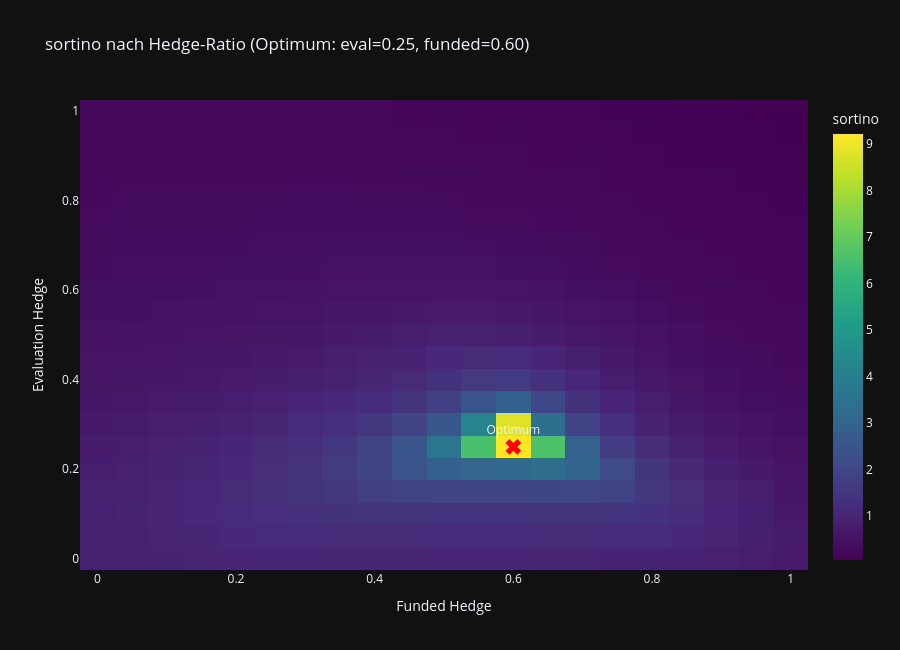

Source (notebook cell):
### Markdown cell above
## ASSUMPTIONS ##

This script assumes that none of the rules like consistency, daily drawdown etc. got/get breached.

### Code cell
import plotly.graph_objects as go
import numpy as np
import math

# Variables

# General

account_size = 25000
account_price = 70
return_per_trade = 0.01
fee_per_trade_live_account = 2  # IBKR + Puffer

# Eval

profit_target = 0.05
max_drawdown = 0.04

# Funded

funded_payout_target = 0.06
funded_max_drawdown = 0.04

P_FAIL_EVAL, P_PAYOUT, P_FAIL_FUNDED = 0.5, 0.25, 0.25


def n_trades_with_fees(V0, target, r, fee):
    assert V0 * r > fee, "Fee zu hoch relativ zu Return/Kapital - Ziel nie erreichbar"
    x = (V0 * (1 + target) - fee / r) / (V0 - fee / r)
    return math.log(x) / math.log(1 + r)


funded_start_capital = account_size * (1 + profit_target)

fee_per_trade_eval_account = 5  # ggf. anpassen, falls Eval != Live-Kontraktgröße

n_trades_eval = n_trades_with_fees(
    account_size, profit_target, return_per_trade, fee_per_trade_eval_account
)
n_trades_funded = n_trades_with_fees(
    funded_start_capital, funded_payout_target, return_per_trade, fee_per_trade_live_account
)


def compute_metrics(evaluation_hedge, funded_hedge):
    fees_eval = n_trades_eval * fee_per_trade_eval_account
    pass_eval_pnl = -int(profit_target * account_size * evaluation_hedge) - account_price - fees_eval
    fail_eval_pnl = -account_price + max_drawdown * account_size * evaluation_hedge - fees_eval

    fees_funded = n_trades_funded * fee_per_trade_live_account
    payout = funded_start_capital * funded_payout_target
    funded_hedge_cost = funded_hedge * funded_start_capital
    fail_funded_pnl = pass_eval_pnl + (funded_hedge_cost * funded_max_drawdown) - fees_funded
    payout_pnl = pass_eval_pnl - (funded_hedge_cost * funded_payout_target) + payout - fees_funded

    outcomes = [fail_eval_pnl, payout_pnl, fail_funded_pnl]
    probs = [P_FAIL_EVAL, P_PAYOUT, P_FAIL_FUNDED]

    ev = sum(p * x for p, x in zip(probs, outcomes))
    variance = sum(p * (x - ev) ** 2 for p, x in zip(probs, outcomes))
    downside_var = sum(p * min(x - ev, 0) ** 2 for p, x in zip(probs, outcomes))
    downside_std = math.sqrt(downside_var)

    invested = account_price + funded_hedge_cost
    sortino = ev / downside_std if downside_std > 0 else float("nan")

    return {
        "ev": ev, "std": math.sqrt(variance), "sortino": sortino, "roi": ev / invested,
        "pass_eval_pnl": pass_eval_pnl, "fail_eval_pnl": fail_eval_pnl,
        "payout_pnl": payout_pnl, "fail_funded_pnl": fail_funded_pnl,
    }


def breakeven_probabilities(evaluation_hedge, funded_hedge, p_fail_eval=P_FAIL_EVAL):
    
    m = compute_metrics(evaluation_hedge, funded_hedge)
    fail_eval_pnl = m["fail_eval_pnl"]
    payout_pnl = m["payout_pnl"]
    fail_funded_pnl = m["fail_funded_pnl"]

    denom_payout = payout_pnl - fail_funded_pnl
    degenerate = abs(denom_payout) < 1e-6

    p_payout_breakeven = (
        float("nan") if degenerate else
        -(p_fail_eval * fail_eval_pnl + (1 - p_fail_eval) * fail_funded_pnl) / denom_payout
    )

    avg_funded_pnl = 0.5 * payout_pnl + 0.5 * fail_funded_pnl
    denom_pass = avg_funded_pnl - fail_eval_pnl
    p_pass_eval_breakeven = float("nan") if denom_pass == 0 else -fail_eval_pnl / denom_pass
    # Ausserhalb [0,1] gibt es rechnerisch keine echte Breakeven-Wahrscheinlichkeit -
    # z.B. wenn alle drei Outcomes das gleiche Vorzeichen haben (immer profitabel/
    # immer verlustreich, unabhaengig von der Win-Rate).
    pass_eval_valid = 0.0 <= p_pass_eval_breakeven <= 1.0

    return {
        "p_payout_breakeven": p_payout_breakeven,
        "degenerate": degenerate,
        "p_pass_eval_breakeven": p_pass_eval_breakeven,
        "pass_eval_valid": pass_eval_valid,
        "fail_eval_pnl": fail_eval_pnl,
        "payout_pnl": payout_pnl,
        "fail_funded_pnl": fail_funded_pnl,
    }


def capital_requirement(evaluation_hedge, funded_hedge,
                         index_price=7495, mes_margin_per_contract=50,
                         margin_safety_buffer=0.25):

    m = compute_metrics(evaluation_hedge, funded_hedge)

    worst_running_pnl = min(
        0, m["pass_eval_pnl"], m["fail_eval_pnl"], m["payout_pnl"], m["fail_funded_pnl"]
    )

    mes_contract_value = 5 * index_price
    eval_hedge_notional = evaluation_hedge * account_size
    funded_hedge_notional = funded_hedge * funded_start_capital

    n_contracts_eval = math.ceil(eval_hedge_notional / mes_contract_value)
    n_contracts_funded = math.ceil(funded_hedge_notional / mes_contract_value)
    max_contracts = max(n_contracts_eval, n_contracts_funded)

    margin_required = max_contracts * mes_margin_per_contract * (1 + margin_safety_buffer)
    total_capital = abs(worst_running_pnl) + margin_required

    return {
        "worst_running_pnl": worst_running_pnl,
        "n_contracts_eval": n_contracts_eval,
        "n_contracts_funded": n_contracts_funded,
        "max_contracts": max_contracts,
        "margin_required": margin_required,
        "total_capital": total_capital,
    }


def optimize_hedges(eval_range=np.arange(0.0, 1.01, 0.05),
                     funded_range=np.arange(0.0, 1.01, 0.05),
                     metric="sortino"):
    z = np.zeros((len(eval_range), len(funded_range)))
    best = {"value": -math.inf}

    for i, eh in enumerate(eval_range):
        for j, fh in enumerate(funded_range):
            m = compute_metrics(eh, fh)
            z[i, j] = m[metric]
            if not math.isnan(m[metric]) and m[metric] > best["value"]:
                best = {"value": m[metric], "evaluation_hedge": eh, "funded_hedge": fh, "metrics": m}

    fig = go.Figure(data=go.Heatmap(z=z, x=funded_range, y=eval_range, colorscale="Viridis",
                                     colorbar=dict(title=metric)))
    fig.add_trace(go.Scatter(x=[best["funded_hedge"]], y=[best["evaluation_hedge"]],
                              mode="markers+text", marker=dict(color="red", size=14, symbol="x"),
                              text=["Optimum"], textposition="top center", showlegend=False))
    fig.update_layout(
        title=f"{metric} nach Hedge-Ratio (Optimum: eval={best['evaluation_hedge']:.2f}, funded={best['funded_hedge']:.2f})",
        xaxis_title="Funded Hedge", yaxis_title="Evaluation Hedge",
        template="plotly_dark", width=900, height=650,
    )
    fig.show()

    return best


def plot_tree(evaluation_hedge, funded_hedge):
    m = compute_metrics(evaluation_hedge, funded_hedge)
    fig = go.Figure()

    def add_node(x, y, title, subtitle):
        fig.add_annotation(x=x, y=y, text=f"<b>{title}</b><br><span style='font-size:12px'>{subtitle}</span>",
                            showarrow=False, bgcolor="#19321d", borderwidth=0, borderpad=10,
                            font=dict(color="white", size=15), align="center")

    def add_line(x0, y0, x1, y1):
        fig.add_shape(type="line", x0=x0, x1=x1, y0=y0, y1=y1, line=dict(color="white", width=1))

    add_node(3, 6, "Start Challenge", f"Fee ${-account_price}, hedge {int(evaluation_hedge*100)}%")
    add_line(3, 6, 3, 4)
    add_line(3, 6, 1, 4)

    add_node(3, 4, "Pass Evaluation", f"Running ${int(m['pass_eval_pnl'])}, hedge {int(funded_hedge*100)}%")
    add_node(1, 4, "Fail Evaluation", f"Net ${int(m['fail_eval_pnl'])}")

    add_node(3, 2, "Funded Payout", f"Running ${int(m['payout_pnl'])}")
    add_node(1, 2, "Fail Funded", f"Net ${int(m['fail_funded_pnl'])}")
    add_line(3, 4, 3, 2)
    add_line(3, 4, 1, 2)

    fig.update_layout(
        title=f"Optimale Ratios: eval={evaluation_hedge:.2f}, funded={funded_hedge:.2f} | "
              f"EV=${int(m['ev'])}, Sortino={m['sortino']:.2f}",
        template="plotly_dark",
        xaxis=dict(visible=False, range=[0, 6]),
        yaxis=dict(visible=False, range=[0, 6]),
        showlegend=False, margin=dict(l=20, r=20, t=60, b=20),
        width=1000, height=600,
    )
    fig.show()


if __name__ == "__main__":
    best = optimize_hedges(metric="sortino")
    eh, fh = best["evaluation_hedge"], best["funded_hedge"]
    plot_tree(eh, fh)

    be = breakeven_probabilities(eh, fh)
    print(f"\nOptimales Hedge-Ratio: eval={eh:.2f}, funded={fh:.2f}")
    if be["degenerate"]:
        print("payout_pnl ~= fail_funded_pnl -> Payout-Wahrscheinlichkeit hat hier "
              "keinen Einfluss mehr auf EV (Hedge macht Funded-Stufe risikoneutral).")
    else:
        print(f"Breakeven Payout-Wahrscheinlichkeit (unconditional): {be['p_payout_breakeven']:.2%} "
              f"(aktuell angenommen: {P_PAYOUT:.2%})")

    if be["pass_eval_valid"]:
        print(f"Breakeven Eval-Pass-Rate: {be['p_pass_eval_breakeven']:.2%} "
              f"(aktuell angenommen: {1 - P_FAIL_EVAL:.2%})")
    else:
        sign_note = "positiv" if be["fail_eval_pnl"] > 0 else "negativ"
        print(f"Keine gueltige Breakeven-Wahrscheinlichkeit in [0,1]: fail_eval_pnl (${be['fail_eval_pnl']:.0f}), "
              f"payout_pnl (${be['payout_pnl']:.0f}) und fail_funded_pnl (${be['fail_funded_pnl']:.0f}) "
              f"sind alle {sign_note} -> EV ist bei diesem Hedge-Ratio unabhaengig von der Win-Rate {sign_note}.")

    cap = capital_requirement(eh, fh)
    print(f"\nSchlechtester Running PnL entlang des Pfades: ${cap['worst_running_pnl']:.0f}")
    print(f"MES-Kontrakte Eval: {cap['n_contracts_eval']}, Funded: {cap['n_contracts_funded']}")
    print(f"Benoetigte Margin (inkl. Puffer): ${cap['margin_required']:.0f}")
    print(f"Gesamt benoetigtes Kapital: ${cap['total_capital']:.0f}")

### Figure 1 — Plotly figure (JSON) as saved in the notebook; plotly's stock layout.template omitted (floating-point values rounded to 4 significant figures; data arrays with more than 128 entries replaced by an {"elided": "..."} marker saying what was removed)
{"data": [{"colorbar": {"title": {"text": "sortino"}}, "colorscale": [[0, "#440154"], [0.1111, "#482878"], [0.2222, "#3e4989"], [0.3333, "#31688e"], [0.4444, "#26828e"], [0.5556, "#1f9e89"], [0.6667, "#35b779"], [0.7778, "#6ece58"], [0.8889, "#b5de2b"], [1, "#fde725"]], "type": "heatmap", "x": [0.0, 0.05, 0.1, 0.15, 0.2, 0.25, 0.3, 0.35, 0.4, 0.45, 0.5, 0.55, 0.6, 0.65, 0.7, 0.75, 0.8, 0.85, 0.9, 0.95, 1.0], "y": [0.0, 0.05, 0.1, 0.15, 0.2, 0.25, 0.3, 0.35, 0.4, 0.45, 0.5, 0.55, 0.6, 0.65, 0.7, 0.75, 0.8, 0.85, 0.9, 0.95, 1.0], "z": {"elided": "21x21 float values"}}, {"marker": {"color": "red", "size": 14, "symbol": "x"}, "mode": "markers+text", "showlegend": false, "text": ["Optimum"], "textposition": "top center", "type": "scatter", "x": [0.6], "y": [0.25]}], "layout": {"height": 650, "title": {"text": "sortino nach Hedge-Ratio (Optimum: eval=0.25, funded=0.60)"}, "width": 900, "xaxis": {"title": {"text": "Funded Hedge"}}, "yaxis": {"title": {"text": "Evaluation Hedge"}}}}
